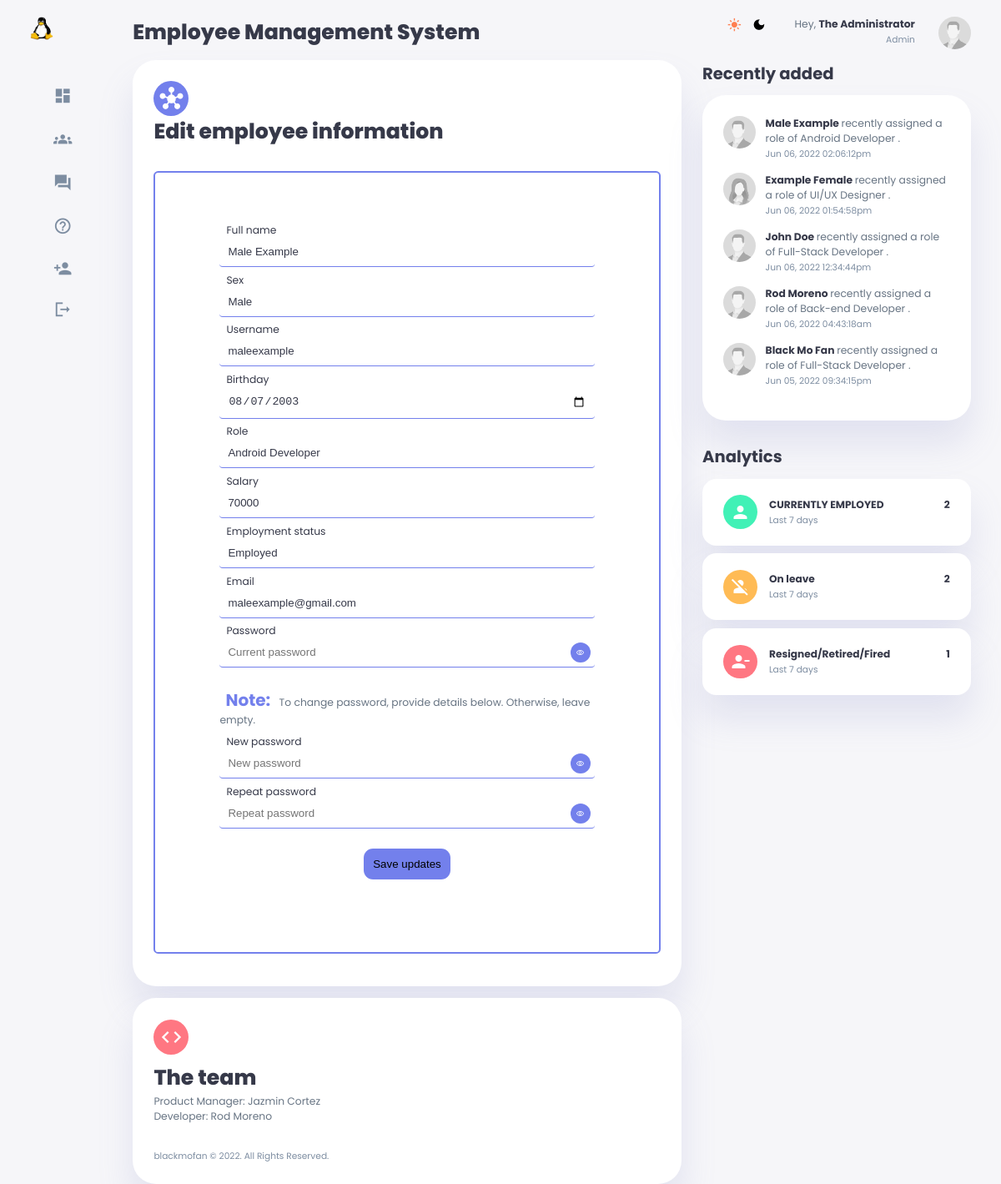
Screenshot of /includes/edit-user.inc.php?user_id=5044551638782290611 (signed in) with the database file from the repository.
### tables this page shows
CREATE TABLE `users` (
  `id` bigint(20) NOT NULL,
  `user_id` bigint(20) NOT NULL,
  `full_name` varchar(100) NOT NULL,
  `gender` varchar(50) NOT NULL,
  `user_name` varchar(100) NOT NULL,
  `birthday` varchar(50) NOT NULL,
  `role` varchar(100) NOT NULL,
  `email` varchar(100) NOT NULL,
  `password` varchar(100) NOT NULL,
  `date` datetime NOT NULL,
  `update_date` timestamp NOT NULL DEFAULT current_timestamp() ON UPDATE current_timestamp(),
  `employment_status` varchar(100) NOT NULL,
  `salary` float NOT NULL
);

### includes/edit-user.inc.php (the view, shortened to what this page needs)
<?php
    include_once '../utilities/header-components.php';
    $employmentStatus = mysqli_query($conn, "SELECT employment_status FROM users;");
    $employed = 0;
    $onleave = 0;
    $resigned = 0;
    while($ESColumn = mysqli_fetch_array($employmentStatus)){
        if($ESColumn["employment_status"] === "Employed"){
            $employed++;
        } else if($ESColumn["employment_status"] === "On leave"){
            $onleave++;
        } else if($ESColumn["employment_status"] === "Resigned"){
            $resigned++;
        } else {
            continue;
        }
    }
?>
            <h1>Employee Management System</h1>
            <section class="insights">
                <div class="sales">
                    <span class="material-icons-sharp">
                    </span>
                    <div class="middle">
                        <div class="left">
                            <h1>Edit employee information</h1>
                            <?php
                                if(isset($_GET["user_id"])) {
                                    $user_id = mysqli_real_escape_string($conn, $_GET["user_id"]);
                                    $query = "SELECT * FROM users WHERE user_id={$user_id}";
                                    $query_run = mysqli_query($conn, $query);
                                    if(mysqli_num_rows($query_run) > 0) {
                                        $employee_data = mysqli_fetch_array($query_run);
                            ?>
                                    <form action="./edit.inc.php" method="POST" id="login-form">
                                        <div class="input-group">
                                            <input type="text" name="full_name" value="<?= $employee_data["full_name"]?>" placeholder="Full name" id="fullname">
                                            <label for="fullname">
                                                Full name
                                            </label>
                                        </div>
                                        <div class="input-group">
                                            <input type="text" name="gender" value="<?= $employee_data["gender"]?>" placeholder="Sex (Male/Female)" id="sex">
                                            <label for="sex">
                                                Sex
                                            </label>
                                        </div>
                                        <div class="input-group">
                                            <input type="text" name="user_name" value="<?= $employee_data["user_name"]?>" placeholder="Username" id="username">
                                            <label for="username">
                                                Username
                                            </label>
                                        </div>
                                        <div class="input-group">
                                            <input type="date" name="birthday" value="<?= $employee_data["birthday"]?>" id="birthday">
                                            <label for="birthday">
                                                Birthday
                                            </label>
                                        </div>
                                        <div class="input-group">
                                            <input type="text" name="role" value="<?= $employee_data["role"]?>" placeholder="Role" id="role">
                                            <label for="role">
                                                Role
                                            </label>
                                        </div>
                                        <div class="input-group">
                                            <input type="number" name="salary" value="<?= $employee_data["salary"]?>" placeholder="Salary" id="salary">
                                            <label for="salary">
                                                Salary
                                            </label>
                                        </div>
                                        <div class="input-group">
                                            <input type="text" name="employment_status" value="<?= $employee_data["employment_status"]?>" placeholder="Employed/On leave/Resigned" id="employment_status">
                                            <label for="employment_status">
                                                Employment status
                                            </label>
                                        </div>
                                        <div class="input-group">
                                            <input type="email" name="email" value="<?= $employee_data["email"]?>" placeholder="email@domain.com" id="email">
                                            <label for="email">
                                                Email
                                            </label>
                                        </div>
                                        <div class="input-group">
                                            <div class="password-field">
                                                <input class="showpass" type="password" name="current-password" placeholder="Current password" required id="current-password">
                                                <span class="toggler material-symbols-sharp">visibility</span>
                                            </div>
                                            <label for="current-password">
                                                Password
                                            </label>
                                        </div>
                                        <p id="p-note"><span id="note">Note:</span> To change password, provide details below. Otherwise, leave empty.</p>
                                        <div class="input-group">
                                            <div class="password-field">
                                                <input class="showpass" type="password" name="password" placeholder="New password" id="password">
                                                <span class="toggler material-symbols-sharp">visibility</span>
                                            </div>
                                            <label for="password">
                                                New password
                                            </label>
                                        </div>
                                        <div class="input-group">
                                            <div class="password-field">
                                                <input class="showpass" type="password" name="passwordRepeat" placeholder="Repeat password" id="passwordRepeat">
                                                <span class="toggler material-symbols-sharp">visibility</span>
                                            </div>
                                            <label for="passwordRepeat">
                                                Repeat password
                                            </label>
                                        </div>
                                        <input type="submit" value="Save updates" name="update_student">
                                    </form>
                            <?php
                                    } else {
                                        header("Location: ./edit-user.inc.php?error=somethingwrong");
                                        exit();
                                    }
                                }
                            ?>
                        </div>
                    </div>
                </div>
                <div class="expenses">
                    <span class="material-icons-sharp">
                    </span>
                    <div class="middle">
                        <div class="left">
                            <h1>The team</h1>
                            <p>Product Manager: Jazmin Cortez</p>
                            <p>Developer: Rod Moreno</p>
                        </div>
                        <div class="progress">
                        </div>
                    </div>
                    <small class="text-muted">
                        blackmofan &copy 2022. All Rights Reserved.
                    </small>
                </div>
            </section>
<?php
    include_once '../utilities/footer-placeholder.php';
?>

### utilities/footer-placeholder.php (shortened to what this page needs)
</main>
        <section class="right">
            <div class="top">
                <div id="theme-toggler">
                    <span class="material-icons-sharp" id="sun">
                    </span>
                    <span class="material-icons-sharp" id="moon">
                    </span>
                </div>
                <div class="profile">
                    <div class="info">
                        <p>Hey, <b>
                             <?php
                                echo $_SESSION["fullname"];
                                ?>
                            </b></p>
                        <small class="text-muted">
                            <?php
                                if($_SESSION["username"] === "Admin"){
                                    echo "Admin";
                                }
                                else{
                                    echo "Employee";
                                }
                            ?>
                        </small>
                    </div>
                    <div class="profile-photo">
                        <img src="../assets/images/<?php echo $_SESSION["gender"];?>.jpg">
                    </div>
                </div>
                </div>
                <?php
                if(basename($_SERVER["SCRIPT_FILENAME"], '.php') !== "employees" || basename($_SERVER["SCRIPT_FILENAME"], '.php') !== "edit-user.inc") {
                echo '<div class="recent-updates">';
                echo '<h2>Recently added</h2>';
                    $result = mysqli_query($conn, "SELECT * FROM users ORDER BY date DESC;");
                    if(mysqli_num_rows($result) > 0) {
                        echo '<div class="updates">';
                        while($row = mysqli_fetch_array($result)) {
                            if($row['user_name'] === "Admin"){
                                continue;
                            }
                echo '        <div class="update">';
                echo '            <div class="profile-photo">';
                echo '                <img src="../assets/images/';
                                if($row["gender"] === "Male") {
                                    echo "Male";
                                } else {
                                    echo "Female";
                                }
                echo '.jpg">';
                echo '            </div>';
                echo '            <div class="message">';
                echo '                <p><b>';
                                    echo $row["full_name"];
                echo '                </b> recently assigned a role of ';
                                    echo $row["role"];
                echo '                    .</p>';
                echo '                <small class="text-muted">';
                                echo date('M d, Y h:i:sa', strtotime($row["date"]));
                echo '                </small>';
                echo '            </div>';
                echo '        </div>';
                        }
                        } else {
                            echo "No result found";
                        }
                echo '</div>';
                echo '</div>';
                echo '<div class="analytics">';
                echo '<h2>Analytics</h2>';
                echo '<div class="item online">';
                echo '    <div class="icon">';
                echo '        <span class="material-icons-sharp">';
                echo '        </span>';
                echo '    </div>';
                echo '    <div class="right">';
                echo '        <div class="info">';
                echo '            <h3>CURRENTLY EMPLOYED</h3>';
                echo '            <small class="text-muted">Last 7 days</small>';
                echo '        </div>';
                echo '        <h3>';
                                    echo $employed - 1;
                echo '        </h3>';
                echo '    </div>';
                echo '</div>';
                echo '<div class="item offline">';
                echo '    <div class="icon">';
                echo '        <span class="material-icons-sharp">';
                echo '        </span>';
                echo '    </div>';
                echo '    <div class="right">';
                echo '        <div class="info">';
                echo '            <h3>On leave</h3>';
                echo '            <small class="text-muted">Last 7 days</small>';
                echo '        </div>';
                echo '        <h3>';
                                echo $onleave;
                echo '        </h3>';
                echo '    </div>';
                echo '</div>';
                echo '<div class="item customers">';
                echo '    <div class="icon">';
                echo '        <span class="material-icons-sharp">';
                echo '        </span>';
                echo '    </div>';
                echo '    <div class="right">';
                echo '        <div class="info">';
                echo '            <h3>Resigned/Retired/Fired</h3>';
                echo '            <small class="text-muted">Last 7 days</small>';
                echo '        </div>';
                echo '        <h3>';
                                echo $resigned;
                echo '        </h3>';
                echo '    </div>';
                echo '</div>';
                echo '</div>';
                }
            ?>
        </section>
    </section>
</body>
</html>

### rows the page displays
users: full_name "Male Example", gender "Male", user_name "maleexample", birthday "08/07/2003", role "Android Developer", salary "70000", employment_status "Employed", email "maleexample@gmail.com", date "Jun 06, 2022 02:06:12pm"
users: full_name "Example Female", role "UI/UX Designer", date "Jun 06, 2022 01:54:58pm"
users: full_name "John Doe", role "Full-Stack Developer", date "Jun 06, 2022 12:34:44pm"
users: full_name "Rod Moreno", role "Back-end Developer", date "Jun 06, 2022 04:43:18am"
users: full_name "Black Mo Fan", role "Full-Stack Developer", date "Jun 05, 2022 09:34:15pm"

### other values shown
$_SESSION["fullname"] "The Administrator"
$employed - 1 "2"
$onleave "2"
$resigned "1"
